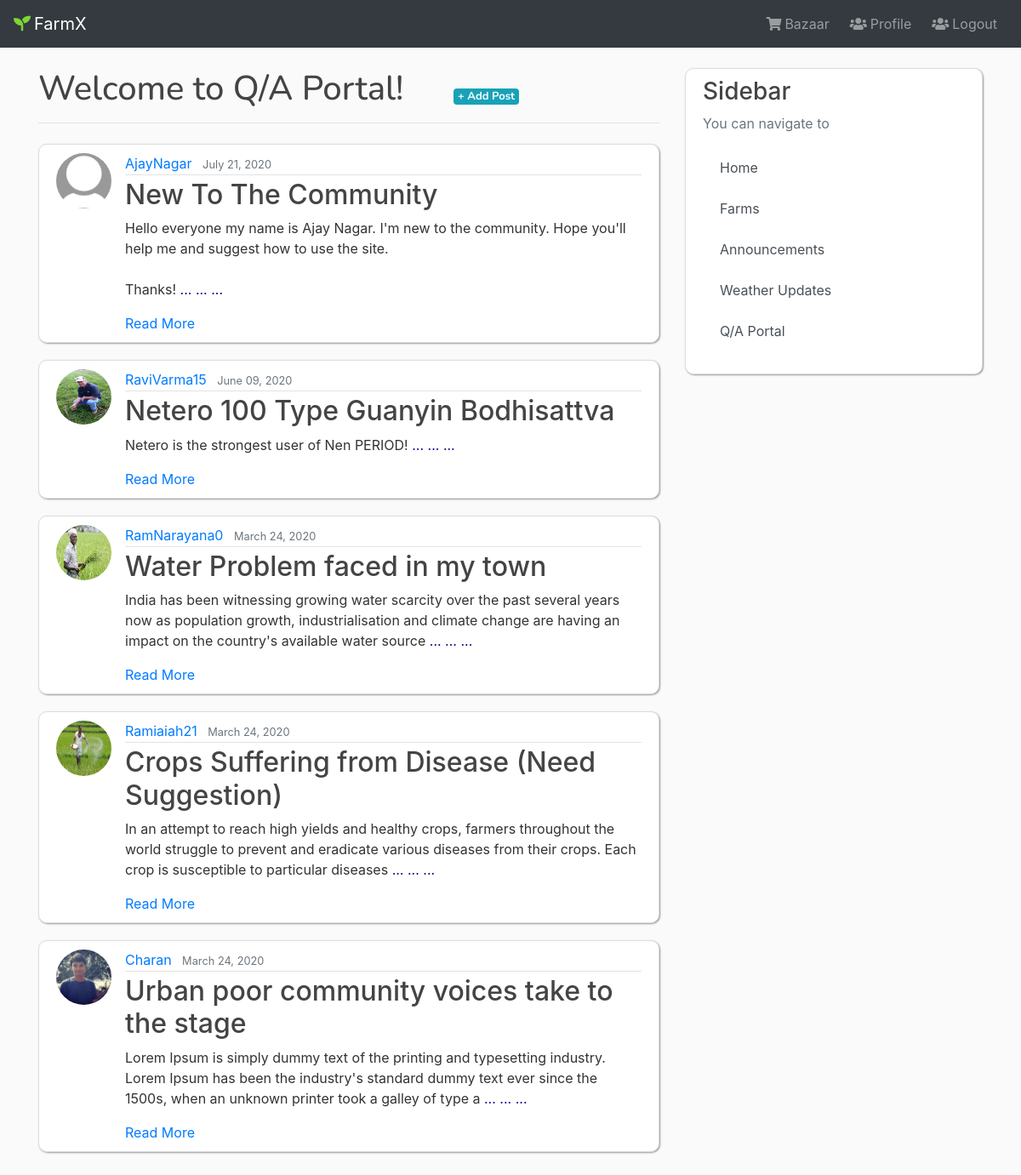
The page /user/blog/ (signed in) on the database as committed earlier.
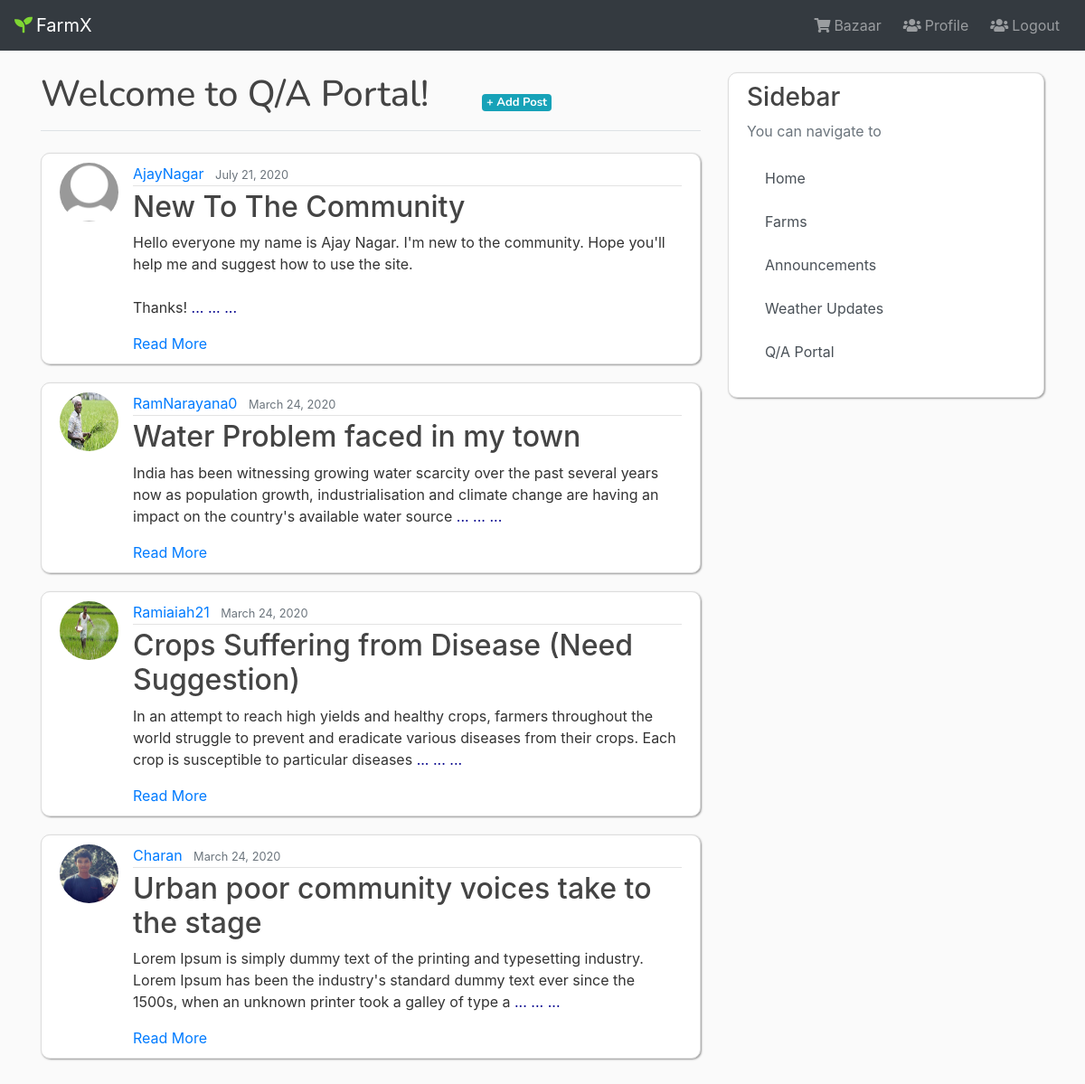
The same page on the database as committed later.
### blog/models.py (models this page shows, shortened)
class Post(models.Model):
    author = models.ForeignKey(User, on_delete=models.CASCADE)
    image = models.ImageField(default='Farm.jpg', upload_to='blog_pics')
    type = models.CharField(max_length=50, default='Agriculture')
    title = models.CharField(max_length=200)
    content = models.TextField()
    date_posted = models.DateTimeField(default=timezone.now)
    class Meta:
        ordering = ['-date_posted']

### users/models.py (models this page shows, shortened)
class Profile(models.Model):
    user = models.OneToOneField(User, on_delete=models.CASCADE)
    phone_number = models.CharField(max_length=12)
    village = models.CharField(max_length=500)
    image = models.ImageField(default='default.jpg', upload_to='profile_pics')

### blog/views.py (the view)
# urls.py: path('blog/', blog_views.PostListView.as_view(), name='post-list'),
class PostListView(LoginRequiredMixin, ListView):
    model = Post

### blog/templates/blog/post_list.html
{% extends 'users/user_base.html' %}
{% block content %}
    <h1 class="pb-3 mb-4 border-bottom" style="font-family: 'Nunito', sans-serif">Welcome to Q/A Portal!
        <span class="pl-5">
            <a href="{% url 'post-create' %}" class="badge badge-info" style="font-size: small">+ Add Post</a>
        </span>
    </h1>
    {% for object in object_list %}
        <article class="media content-section">
          <img class="rounded-circle article-img" src="{{ object.author.profile.image.url }}">
          <div class="media-body">
            <div class="article-metadata">
              <a class="mr-2" href="#">{{ object.author }}</a>
              <small class="text-muted">{{ object.date_posted|date:"F d, Y" }}</small>
            </div>
            <h2 class="article-title">{{ object.title }}</h2>
            <p class="article-content">{{ object.content|slice:":200" }} <span style="color: darkblue"> ... ... ...  </span></p>
            <a href="{% url 'post-detail' object.id %}" class="card-link">Read More</a>
          </div>
        </article>
    {% endfor %}
{% endblock content %}

### users/templates/users/user_base.html (shortened to what this page needs)
{% load static %}
<!DOCTYPE html>
<html lang="en">
<head>
    <link rel="stylesheet" href="{% static 'landingsite/bootstrap.css' %}" type="text/css">
    {% if user.is_authenticated %}
        <link rel="stylesheet" href="{% static 'users/main.css' %}" type="text/css">
    {% else %}
        <link rel="stylesheet" href="{% static 'users/base_reg.css' %}" type="text/css">
    {% endif %}
    <link rel="stylesheet" href="https://cdnjs.cloudflare.com/ajax/libs/font-awesome/5.12.1/css/all.min.css">
</head>
<body>
    <div>
    {% if user.is_authenticated %}
        <nav class="navbar navbar-expand-md navbar-dark bg-dark fixed-top" id="mainNav">
    {% else %}
        <nav class="navbar navbar-expand-md navbar-light rounded" id="mainNav">
    {% endif %}
    {% if user.is_authenticated %}
        <a class="navbar-brand" href="{% url 'UserHomepage' %}"><i class="fas fa-seedling mr-1" style="color: #7fd633"></i>FarmX</a>
    {% else %}
        <a class="navbar-brand" href="{% url 'Homepage' %}"><i class="fas fa-seedling mr-1" style="color: #7fd633"></i>FarmX</a>
    {% endif %}
        <div class="collapse navbar-collapse justify-content-end" id="navbarSupportedContent">
            <ul class="navbar-nav">
                <li class="nav-item">
                    <a href="{% url 'bazhome' %}" class="nav-link mx-1"><i class="fas fa-shopping-cart mr-1"></i>Bazaar</a>
                </li>
                {% if user.is_authenticated %}
                    <a href="{% url 'Profile' %}" class="nav-link mx-1"><i class="fas fa-users mr-1"></i>Profile</a>
                    <a href="{% url 'userLogout' %}" class="nav-link mx-1"><i class="fas fa-users mr-1"></i>Logout</a>
                {% endif %}
            </ul>
        </div>
    </nav>
</div>
<main role="main" class="container">
      <div class="row">
      {% if title == 'Blog' %}
      <div class="col-md-12 col-12">
      {% else %}
        <div class="col-md-8 col-12">
      {% endif %}
          {% block content %}{% endblock %}
        </div>
      {% if user.is_authenticated %}
          {% if title != 'Blog' %}
            <div class="col-md-4 col-12">
                <div class="content-section">
                <h3>Sidebar</h3>
                <p class='text-muted'>You can navigate to
                  <ul class="list-group list-group-flush nav nav-pills">
                    <a href="{% url 'UserHomepage' %}" class="list-group-item list-group-item-action">Home</a>
                    <a href="{% url 'farm-list' %}" class="list-group-item list-group-item-action">Farms</a>
                    <a href="{% url 'user-list-announcements' %}" class="list-group-item list-group-item-action">Announcements</a>
                    <a href="{% url 'WeatherRequest' %}" class="list-group-item list-group-item-action">Weather Updates</a>
                    <a href="{% url 'post-list' %}" class="list-group-item list-group-item-action">Q/A Portal</a>
                  </ul>
                </p>
                </div>
          {% endif %}
            </div>
      {% endif %}
        </div>
</main>
</body>
</html>

### users/static/users/main.css (style rules this page uses)
body { background: #fafafa; color: #333333; margin-top: 5rem; height: 100%; width: 100%; }
h1, h2, h3, h4, h5, h6 { color: #444444; }
ul { margin: 0; }
.content-section { background: #ffffff; padding: 10px 20px; border: 1px solid #dddddd; border-radius: 10px; margin-bottom: 20px; box-shadow: 1px 1px 2px #999; }
.article-title { color: #444444; }
.article-content { white-space: pre-line; }
.article-img { height: 65px; width: 65px; margin-right: 16px; }
.article-metadata { padding-bottom: 1px; margin-bottom: 4px; border-bottom: 1px solid #e3e3e3 }
ul a.list-group-item { border: none; }

Rows that differ between the two databases and show on the page:
removed Post: author.profile.image (picture), author "RaviVarma15", date_posted "June 09, 2020", title "Netero 100 Type Guanyin Bodhisattva", content "Netero is the strongest user of Nen PERIOD!"
